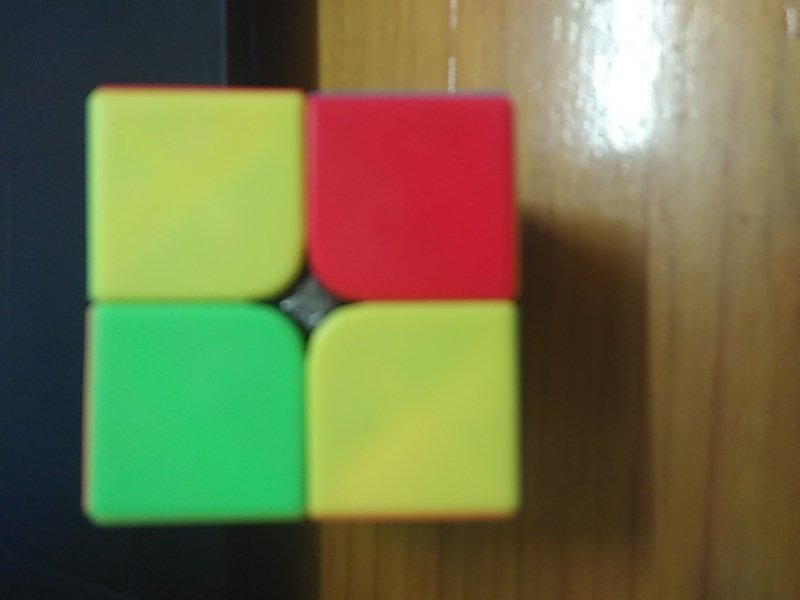
#> input picture pages/project/src/python_opencv/raw_Front.png, 800 x 600 px
$ python watershed.py
#> lines starting #> are read from the running program, lines starting #| are printed output that depends on the picture
import numpy as np
import cv2 as cv
from matplotlib import pyplot as plt

img = cv.imread('raw_Front.png')
#> img is the input picture: shape (600, 800, 3); mean B, G, R 71.6, 111.6, 112.3
cv.imshow("img",img)
gray=cv.cvtColor(img,cv.COLOR_BGR2GRAY)
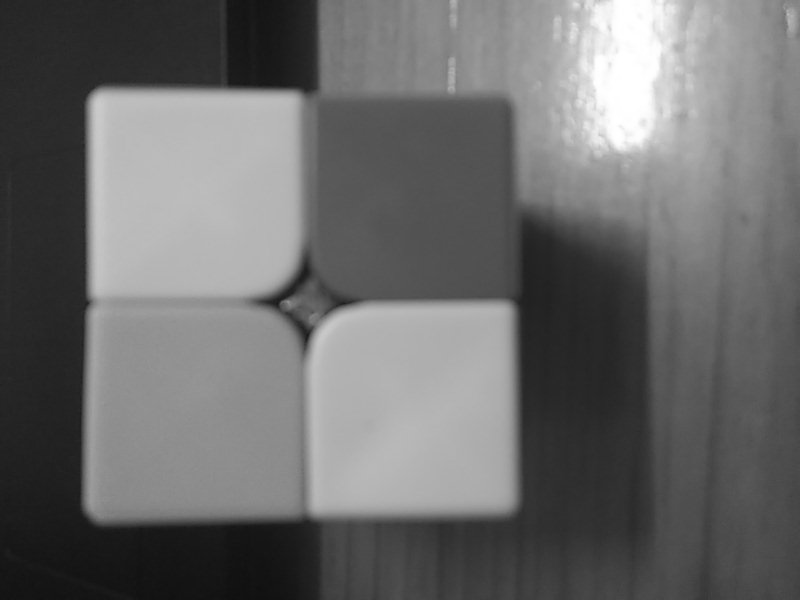
#> gray: shape (600, 800); min 15, max 255, mean 107.2
cv.imshow("gray",gray)
edges = cv.Canny(gray,10,10)
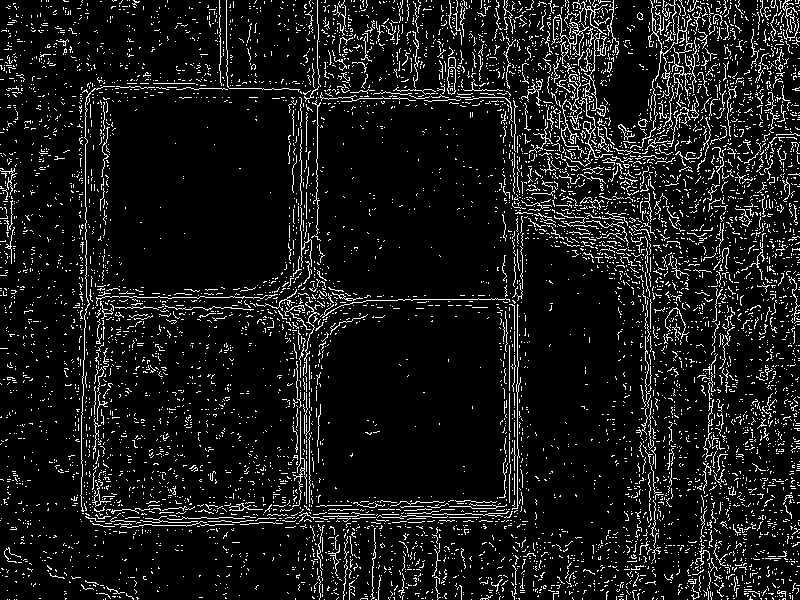
#> edges: shape (600, 800); 9.1% white in thin lines or dots
cv.imshow("edges",edges)

hsv = cv.cvtColor(img,cv.COLOR_BGR2HSV)
#> hsv: shape (600, 800, 3); mean H, S, V 55.5, 134.1, 133.9
cv.imshow("hsv",hsv)
hue=hsv[:,:,1]
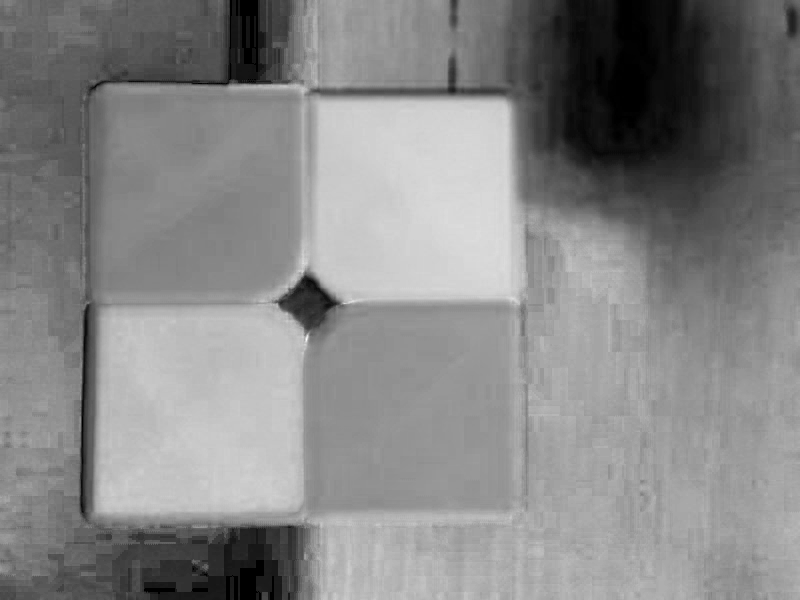
#> hue: shape (600, 800); min 0, max 255, mean 134.1
cv.imshow("hue",hue)

cv.waitKey()
